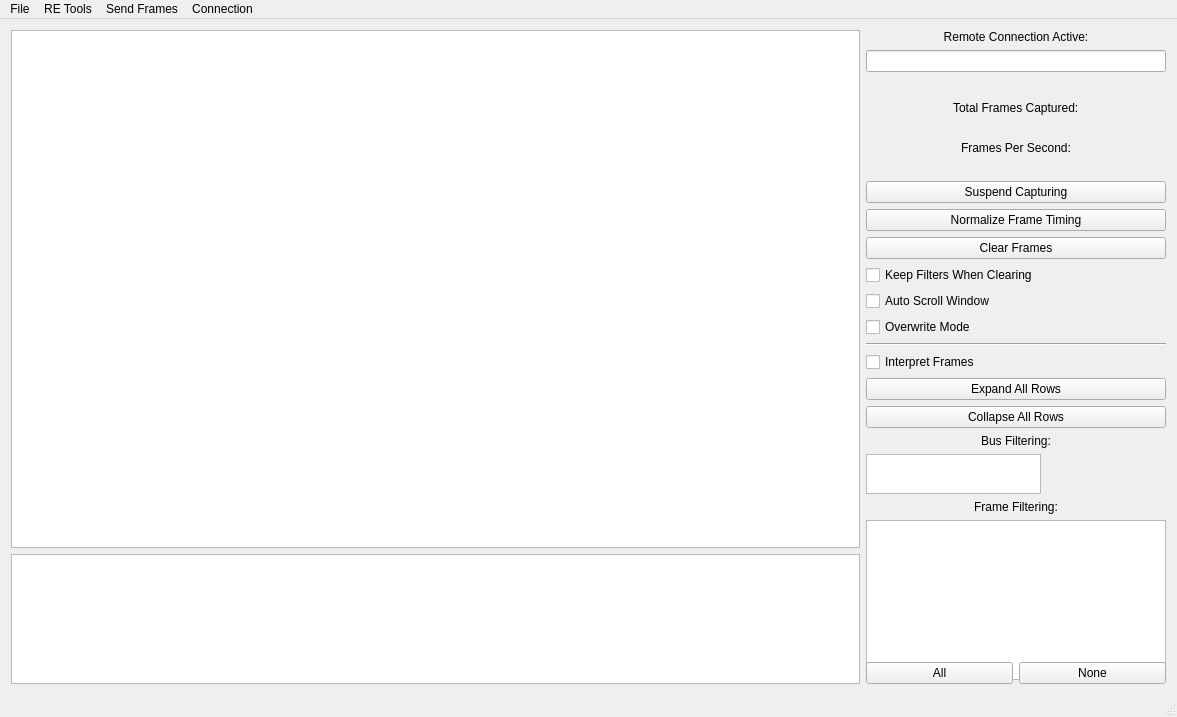
<?xml version="1.0" encoding="UTF-8"?>
<ui version="4.0">
 <class>MainWindow</class>
 <widget class="QMainWindow" name="MainWindow">
  <property name="geometry">
   <rect>
    <x>0</x>
    <y>0</y>
    <width>1177</width>
    <height>717</height>
   </rect>
  </property>
  <property name="sizePolicy">
   <sizepolicy hsizetype="Fixed" vsizetype="Fixed">
    <horstretch>0</horstretch>
    <verstretch>0</verstretch>
   </sizepolicy>
  </property>
  <property name="minimumSize">
   <size>
    <width>800</width>
    <height>500</height>
   </size>
  </property>
  <property name="windowTitle">
   <string>SavvyCAN</string>
  </property>
  <widget class="QWidget" name="centralWidget">
   <layout class="QVBoxLayout" name="verticalLayout_2" stretch="0">
    <item>
     <layout class="QHBoxLayout" name="horizontalLayout_2" stretch="3,1">
      <item>
       <layout class="QVBoxLayout" name="verticalLayout_3" stretch="4,1">
        <item>
         <widget class="QTableView" name="canFramesView">
          <property name="font">
           <font>
            <pointsize>11</pointsize>
            <bold>false</bold>
           </font>
          </property>
          <property name="alternatingRowColors">
           <bool>true</bool>
          </property>
          <property name="verticalScrollMode">
           <enum>QAbstractItemView::ScrollPerPixel</enum>
          </property>
          <property name="wordWrap">
           <bool>false</bool>
          </property>
          <attribute name="horizontalHeaderStretchLastSection">
           <bool>false</bool>
          </attribute>
         </widget>
        </item>
        <item>
         <widget class="QTableWidget" name="tableSimpleSender"/>
        </item>
       </layout>
      </item>
      <item>
       <layout class="QVBoxLayout" name="verticalLayout">
        <item>
         <widget class="QLabel" name="lblRemoteConn">
          <property name="enabled">
           <bool>true</bool>
          </property>
          <property name="text">
           <string>Remote Connection Active:</string>
          </property>
          <property name="alignment">
           <set>Qt::AlignCenter</set>
          </property>
         </widget>
        </item>
        <item>
         <widget class="QLineEdit" name="lineRemoteKey">
          <property name="enabled">
           <bool>true</bool>
          </property>
          <property name="maximumSize">
           <size>
            <width>1000</width>
            <height>50</height>
           </size>
          </property>
          <property name="baseSize">
           <size>
            <width>150</width>
            <height>50</height>
           </size>
          </property>
          <property name="font">
           <font>
            <bold>false</bold>
           </font>
          </property>
          <property name="maxLength">
           <number>8</number>
          </property>
          <property name="alignment">
           <set>Qt::AlignLeading|Qt::AlignLeft|Qt::AlignVCenter</set>
          </property>
          <property name="readOnly">
           <bool>true</bool>
          </property>
         </widget>
        </item>
        <item>
         <widget class="QLabel" name="lblContMsg">
          <property name="palette">
           <palette>
            <active>
             <colorrole role="WindowText">
              <brush brushstyle="SolidPattern">
               <color alpha="255">
                <red>255</red>
                <green>0</green>
                <blue>0</blue>
               </color>
              </brush>
             </colorrole>
            </active>
            <inactive>
             <colorrole role="WindowText">
              <brush brushstyle="SolidPattern">
               <color alpha="255">
                <red>255</red>
                <green>0</green>
                <blue>0</blue>
               </color>
              </brush>
             </colorrole>
            </inactive>
            <disabled>
             <colorrole role="WindowText">
              <brush brushstyle="SolidPattern">
               <color alpha="255">
                <red>120</red>
                <green>120</green>
                <blue>120</blue>
               </color>
              </brush>
             </colorrole>
            </disabled>
           </palette>
          </property>
          <property name="font">
           <font>
            <pointsize>11</pointsize>
            <italic>true</italic>
            <bold>true</bold>
           </font>
          </property>
          <property name="text">
           <string/>
          </property>
          <property name="alignment">
           <set>Qt::AlignCenter</set>
          </property>
         </widget>
        </item>
        <item alignment="Qt::AlignHCenter">
         <widget class="QLabel" name="label">
          <property name="sizePolicy">
           <sizepolicy hsizetype="Preferred" vsizetype="Fixed">
            <horstretch>0</horstretch>
            <verstretch>0</verstretch>
           </sizepolicy>
          </property>
          <property name="text">
           <string>Total Frames Captured:</string>
          </property>
         </widget>
        </item>
        <item alignment="Qt::AlignHCenter">
         <widget class="QLabel" name="lbNumFrames">
          <property name="sizePolicy">
           <sizepolicy hsizetype="Preferred" vsizetype="Fixed">
            <horstretch>0</horstretch>
            <verstretch>0</verstretch>
           </sizepolicy>
          </property>
          <property name="text">
           <string/>
          </property>
         </widget>
        </item>
        <item alignment="Qt::AlignHCenter">
         <widget class="QLabel" name="label_6">
          <property name="sizePolicy">
           <sizepolicy hsizetype="Preferred" vsizetype="Fixed">
            <horstretch>0</horstretch>
            <verstretch>0</verstretch>
           </sizepolicy>
          </property>
          <property name="text">
           <string>Frames Per Second:</string>
          </property>
         </widget>
        </item>
        <item alignment="Qt::AlignHCenter">
         <widget class="QLabel" name="lbFPS">
          <property name="sizePolicy">
           <sizepolicy hsizetype="Preferred" vsizetype="Fixed">
            <horstretch>0</horstretch>
            <verstretch>0</verstretch>
           </sizepolicy>
          </property>
          <property name="text">
           <string/>
          </property>
         </widget>
        </item>
        <item>
         <widget class="QPushButton" name="btnCaptureToggle">
          <property name="text">
           <string>Suspend Capturing</string>
          </property>
          <property name="checkable">
           <bool>false</bool>
          </property>
         </widget>
        </item>
        <item>
         <widget class="QPushButton" name="btnNormalize">
          <property name="text">
           <string>Normalize Frame Timing</string>
          </property>
         </widget>
        </item>
        <item>
         <widget class="QPushButton" name="btnClearFrames">
          <property name="text">
           <string>Clear Frames</string>
          </property>
         </widget>
        </item>
        <item>
         <widget class="QCheckBox" name="cbPersistentFilters">
          <property name="text">
           <string>Keep Filters When Clearing</string>
          </property>
         </widget>
        </item>
        <item>
         <widget class="QCheckBox" name="cbAutoScroll">
          <property name="text">
           <string>Auto Scroll Window</string>
          </property>
         </widget>
        </item>
        <item>
         <widget class="QCheckBox" name="cbOverwrite">
          <property name="enabled">
           <bool>true</bool>
          </property>
          <property name="text">
           <string>Overwrite Mode</string>
          </property>
         </widget>
        </item>
        <item>
         <widget class="Line" name="line">
          <property name="orientation">
           <enum>Qt::Horizontal</enum>
          </property>
         </widget>
        </item>
        <item>
         <widget class="QCheckBox" name="cbInterpret">
          <property name="text">
           <string>Interpret Frames</string>
          </property>
         </widget>
        </item>
        <item>
         <widget class="QPushButton" name="btnExpandAll">
          <property name="text">
           <string>Expand All Rows</string>
          </property>
         </widget>
        </item>
        <item>
         <widget class="QPushButton" name="btnCollapseAll">
          <property name="text">
           <string>Collapse All Rows</string>
          </property>
         </widget>
        </item>
        <item>
         <widget class="QLabel" name="label_2">
          <property name="text">
           <string>Bus Filtering:</string>
          </property>
          <property name="alignment">
           <set>Qt::AlignCenter</set>
          </property>
         </widget>
        </item>
        <item>
         <widget class="QListWidget" name="listBusFilters">
          <property name="sizePolicy">
           <sizepolicy hsizetype="Fixed" vsizetype="Expanding">
            <horstretch>0</horstretch>
            <verstretch>0</verstretch>
           </sizepolicy>
          </property>
          <property name="maximumSize">
           <size>
            <width>175</width>
            <height>40</height>
           </size>
          </property>
          <property name="flow">
           <enum>QListView::LeftToRight</enum>
          </property>
         </widget>
        </item>
        <item>
         <widget class="QLabel" name="label_7">
          <property name="text">
           <string>Frame Filtering:</string>
          </property>
          <property name="alignment">
           <set>Qt::AlignCenter</set>
          </property>
         </widget>
        </item>
        <item>
         <widget class="QListWidget" name="listFilters">
          <property name="sizePolicy">
           <sizepolicy hsizetype="Expanding" vsizetype="Expanding">
            <horstretch>0</horstretch>
            <verstretch>0</verstretch>
           </sizepolicy>
          </property>
          <property name="minimumSize">
           <size>
            <width>300</width>
            <height>160</height>
           </size>
          </property>
          <property name="maximumSize">
           <size>
            <width>1000</width>
            <height>16777215</height>
           </size>
          </property>
          <property name="alternatingRowColors">
           <bool>false</bool>
          </property>
         </widget>
        </item>
        <item>
         <layout class="QHBoxLayout" name="horizontalLayout_3">
          <item>
           <widget class="QPushButton" name="btnFilterAll">
            <property name="text">
             <string>All</string>
            </property>
           </widget>
          </item>
          <item>
           <widget class="QPushButton" name="btnFilterNone">
            <property name="text">
             <string>None</string>
            </property>
           </widget>
          </item>
         </layout>
        </item>
       </layout>
      </item>
     </layout>
    </item>
   </layout>
  </widget>
  <widget class="QMenuBar" name="menuBar">
   <property name="geometry">
    <rect>
     <x>0</x>
     <y>0</y>
     <width>1177</width>
     <height>26</height>
    </rect>
   </property>
   <widget class="QMenu" name="menu_RE_Tools">
    <property name="title">
     <string>RE Tools</string>
    </property>
    <addaction name="actionFlow_View"/>
    <addaction name="actionGraph_Dta"/>
    <addaction name="actionFrame_Data_Analysis"/>
    <addaction name="actionFile_Comparison"/>
    <addaction name="actionDBC_Comparison"/>
    <addaction name="actionRange_State_2"/>
    <addaction name="actionSingle_Multi_State_2"/>
    <addaction name="actionISO_TP_Decoder"/>
    <addaction name="actionSniffer"/>
    <addaction name="actionCapture_Bisector"/>
    <addaction name="actionSignal_Viewer"/>
    <addaction name="actionTemporal_Graph"/>
   </widget>
   <widget class="QMenu" name="menuSend_Frames">
    <property name="title">
     <string>Send Frames</string>
    </property>
    <addaction name="action_Playback"/>
    <addaction name="action_Custom"/>
    <addaction name="actionScripting_INterface"/>
    <addaction name="actionFuzzing"/>
    <addaction name="actionUDS_Scanner"/>
    <addaction name="actionFirmware_Update"/>
    <addaction name="actionUDS_Firmware_Update"/>
    <addaction name="actionMotorControlConfig"/>
    <addaction name="actionCAN_Bridge"/>
   </widget>
   <widget class="QMenu" name="menuFile">
    <property name="title">
     <string>File</string>
    </property>
    <addaction name="actionOpen_Log_File"/>
    <addaction name="actionSave_Filtered_Log_File"/>
    <addaction name="actionSave_Log_File"/>
    <addaction name="actionSave_Continuous_Logfile"/>
    <addaction name="separator"/>
    <addaction name="separator"/>
    <addaction name="actionLoad_Filter_Definition"/>
    <addaction name="actionSave_Filter_Definition"/>
    <addaction name="separator"/>
    <addaction name="actionDBC_File_Manager"/>
    <addaction name="actionSave_Decoded_Frames"/>
    <addaction name="actionSave_Decoded_Frames_CSV"/>
    <addaction name="separator"/>
    <addaction name="actionPreferences"/>
    <addaction name="separator"/>
    <addaction name="actionExit_Application"/>
   </widget>
   <widget class="QMenu" name="menuConnection">
    <property name="title">
     <string>Connection</string>
    </property>
    <addaction name="actionSetup"/>
   </widget>
   <addaction name="menuFile"/>
   <addaction name="menu_RE_Tools"/>
   <addaction name="menuSend_Frames"/>
   <addaction name="menuConnection"/>
  </widget>
  <widget class="QStatusBar" name="statusBar"/>
  <action name="action_Playback">
   <property name="text">
    <string>Playback</string>
   </property>
  </action>
  <action name="action_Custom">
   <property name="text">
    <string>Custom</string>
   </property>
  </action>
  <action name="actionFlow_View">
   <property name="text">
    <string>Flow View</string>
   </property>
  </action>
  <action name="actionFuzzy_Scope">
   <property name="text">
    <string>Fuzzy Scope</string>
   </property>
  </action>
  <action name="actionGraph_Dta">
   <property name="text">
    <string>New Graphing Window</string>
   </property>
  </action>
  <action name="actionOpen_Log_File">
   <property name="text">
    <string>Load Log File</string>
   </property>
   <property name="shortcut">
    <string>Ctrl+O</string>
   </property>
  </action>
  <action name="actionSave_Log_File">
   <property name="text">
    <string>Save Log File</string>
   </property>
  </action>
  <action name="actionFrame_Data_Analysis">
   <property name="text">
    <string>Frame Data Analysis</string>
   </property>
  </action>
  <action name="actionLoad_DBC_File">
   <property name="text">
    <string>Load DBC File</string>
   </property>
  </action>
  <action name="actionEdit_Messages_Signals">
   <property name="text">
    <string>Edit Messages/Signals</string>
   </property>
  </action>
  <action name="actionSave_DBC_File">
   <property name="text">
    <string>Save DBC File</string>
   </property>
  </action>
  <action name="actionSave_Decoded_Frames">
   <property name="text">
    <string>Save Decoded Frames</string>
   </property>
  </action>
  <action name="actionExit_Application">
   <property name="text">
    <string>Exit Application</string>
   </property>
  </action>
  <action name="actionFile_Comparison">
   <property name="text">
    <string>File Comparison</string>
   </property>
  </action>
  <action name="actionPreferences">
   <property name="text">
    <string>Preferences</string>
   </property>
  </action>
  <action name="actionSave_Filtered_Log_File">
   <property name="text">
    <string>Save Filtered Log File</string>
   </property>
  </action>
  <action name="actionLoad_Filter_Definition">
   <property name="text">
    <string>Load Filter Definition</string>
   </property>
  </action>
  <action name="actionSave_Filter_Definition">
   <property name="text">
    <string>Save Filter Definition</string>
   </property>
  </action>
  <action name="actionFirmware_Uploader">
   <property name="text">
    <string>Firmware Uploader</string>
   </property>
  </action>
  <action name="actionSetup">
   <property name="text">
    <string>Open Connection Window</string>
   </property>
  </action>
  <action name="actionConnect">
   <property name="text">
    <string>Connect</string>
   </property>
  </action>
  <action name="actionScripting_INterface">
   <property name="text">
    <string>Scripting Interface</string>
   </property>
  </action>
  <action name="actionRange_State_2">
   <property name="text">
    <string>Range State</string>
   </property>
  </action>
  <action name="actionSingle_Multi_State_2">
   <property name="text">
    <string>Single/Multi State</string>
   </property>
  </action>
  <action name="actionDBC_File_Manager">
   <property name="text">
    <string>DBC File Manager</string>
   </property>
  </action>
  <action name="actionFuzzing">
   <property name="text">
    <string>Fuzzing</string>
   </property>
  </action>
  <action name="actionUDS_Scanner">
   <property name="text">
    <string>UDS Scanner</string>
   </property>
  </action>
  <action name="actionISO_TP_Decoder">
   <property name="text">
    <string>ISO-TP Decoder</string>
   </property>
  </action>
  <action name="actionSniffer">
   <property name="text">
    <string>Sniffer</string>
   </property>
  </action>
  <action name="actionFirmware_Update">
   <property name="text">
    <string>Firmware Update</string>
   </property>
  </action>
  <action name="actionMotorControlConfig">
   <property name="text">
    <string>MotorControlConfig</string>
   </property>
  </action>
  <action name="actionCapture_Bisector">
   <property name="text">
    <string>Capture Bisector</string>
   </property>
  </action>
  <action name="actionSignal_Viewer">
   <property name="text">
    <string>Signal Viewer</string>
   </property>
  </action>
  <action name="actionSave_Continuous_Logfile">
   <property name="text">
    <string>Start Continuous Logging</string>
   </property>
  </action>
  <action name="actionTemporal_Graph">
   <property name="text">
    <string>Temporal Graph</string>
   </property>
  </action>
  <action name="actionDBC_Comparison">
   <property name="text">
    <string>DBC Comparison</string>
   </property>
  </action>
  <action name="actionSave_Decoded_Frames_CSV">
   <property name="text">
    <string>Save Decoded Frames CSV</string>
   </property>
  </action>
  <action name="actionCAN_Bridge">
   <property name="text">
    <string>CAN Bridge</string>
   </property>
  </action>
  <action name="actionUDS_Firmware_Update">
   <property name="text">
    <string>UDS Firmware Update</string>
   </property>
  </action>
 </widget>
 <layoutdefault spacing="6" margin="11"/>
 <resources/>
 <connections/>
 <slots>
  <slot>handleLoadFile()</slot>
  <slot>connButtonPress()</slot>
  <slot>showGraphingWindow()</slot>
  <slot>showFrameDataAnalysis()</slot>
 </slots>
</ui>
